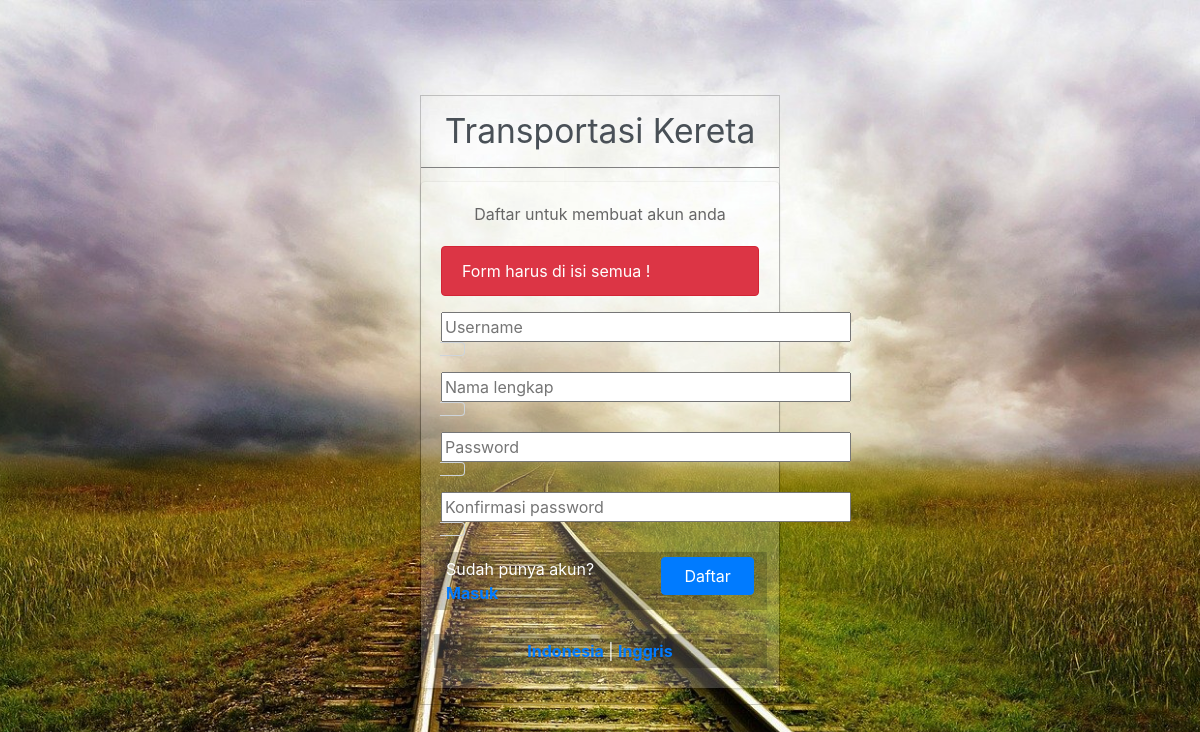
Page /auth/register.php?pesan=gagal on the committed database.
### tables this page shows
CREATE TABLE `bahasa` (
  `text` varchar(30) NOT NULL,
  `indonesia` varchar(255) DEFAULT NULL,
  `inggris` varchar(255) DEFAULT NULL,
  PRIMARY KEY (`text`)
);

### auth/lang_config.php (called while the page is built, shortened)
<?php
require "db_config.php";
$txt_register_caption = getTxt("register_caption");
$txt_register = getTxt("register");
$txt_sign = getTxt("sign");
$txt_have_account = getTxt("have_account?");
$txt_fullname = getTxt("fullname");
$txt_confirm = getTxt("confirm");
$txt_alert_empty_form = getTxt("alert_empty_form");
function getTxt($nama_teks){
	global $mysqli;
	$q = mysqli_query($mysqli,"SELECT * FROM bahasa WHERE text='$nama_teks'");
	$res = mysqli_fetch_assoc($q);
	$teks = $res[$_SESSION['lang']];
	return $teks;
}
?>

### auth/register.php (the view, shortened to what this page needs)
<?php
	require "lang_config.php";
?>
<!DOCTYPE html>
<html>
<head>
	<link rel="stylesheet" href="../css/adminlte.min.css">
	<link rel="stylesheet" href="../css/styles.css">
</head>
<body class="hold-transition login-page" style="background-image:url('../gambar/bg-kereta.jpg');
	background-position:center;
	background-repeat:no-repeat;
	background-size:cover;">
	<div class="login-box" style="border:0.5px solid rgba(0,0,0,0.2)">
		<div class="login-logo" style="border-bottom:1px solid grey; padding:10px;">
			<a href="login.php"><b>Transportasi Kereta</b></a>
		</div>
		<div class="card bg-trans">
			<div class="card-body login-card-body bg-trans">
				<p class="login-box-msg"><?php echo $txt_register_caption ?></p>
				<?php if (!empty($_GET["pesan"])) {
						if ($_GET["pesan"] == "gagal"){
				?>
				<div class="row">
					<div class="col-md-12">
						<div class="alert alert-danger">
							<?php echo $txt_alert_empty_form; ?>
						</div>
					</div>
				</div>
				<?php } ?>
				<?php
						if ($_GET["pesan"] == "password"){
				?>
				<div class="row">
					<div class="col-md-12">
						<div class="alert alert-danger text-center">
							<?php echo $txt_incorrect_password_confirm; ?>
						</div>
					</div>
				</div>
				<?php }} ?>
				<form action="proses_register.php" method="post">
					<div class="input-group mb-3">
						<input size="35" type="text" placeholder="Username" name="username" id="username" />
						<div class="input-group-append">
							<div class="input-group-text">
							</div>
						</div>
					</div>
					<div class="input-group mb-3">
						<input size="35" type="text" placeholder="<?php echo $txt_fullname ?>" name="fullname" id="fullname" />
						<div class="input-group-append">
							<div class="input-group-text">
							</div>
						</div>
					</div>
					<div class="input-group mb-3">
						<input size="35" type="password" placeholder="Password" name="password" id="password" />
						<div class="input-group-append">
							<div class="input-group-text">
							</div>
						</div>
					</div>
					<div class="input-group mb-3">
						<input size="35" type="password" placeholder="<?php echo $txt_confirm." password" ?>" name="confirm_password" id="confirm_password" />
						<div class="input-group-append">
							<div class="input-group-text">
							</div>
						</div>
					</div>
					<div class="row bg-row">
						<div class="col-8">
							<p class="mb-0">
								<font color="white"><?php echo $txt_have_account ?></font><br><a href="login.php" class="text-center"><b><?php echo $txt_sign ?></b></a>
							</p>
						</div>
						<div class="col-4">
							<button type="submit" class="btn btn-primary btn-block btnflat"><?php echo $txt_register ?></button>
						</div>
					</div>
				</form>
				<br>
				<div class="row bg-row">
					<div class="col-md-12 ">
						<div class="text-center">
							<a href="?lang=indonesia"><b>Indonesia</b></a> <font style="color:white"> | </font>
							<a href="?lang=inggris"><b>Inggris</b></a>
						</div>
					</div>
				</div>
			</div>
		</div>
	</div>
</body>
</html>

### css/styles.css (style rules this page uses)
.bg-trans { background-color:rgba(255,255,255,0.1); }
.bg-row { background-color:rgba(0,0,0,0.2); padding:5px; }

### rows in the picture
bahasa: indonesia "Daftar untuk membuat akun anda"
bahasa: indonesia "Form harus di isi semua !"
bahasa: fullname "Nama lengkap"
bahasa: indonesia "Sudah punya akun?"
bahasa: indonesia "Masuk"
bahasa: indonesia "Daftar"
